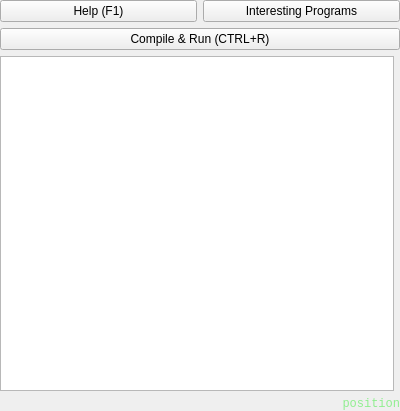
<?xml version="1.0" encoding="UTF-8"?>
<ui version="4.0">
 <class>QuatschEditor</class>
 <widget class="QWidget" name="QuatschEditor">
  <property name="geometry">
   <rect>
    <x>0</x>
    <y>0</y>
    <width>400</width>
    <height>411</height>
   </rect>
  </property>
  <property name="minimumSize">
   <size>
    <width>64</width>
    <height>128</height>
   </size>
  </property>
  <property name="windowTitle">
   <string>Form</string>
  </property>
  <layout class="QGridLayout" name="gridLayout">
   <property name="margin">
    <number>0</number>
   </property>
   <item row="7" column="2">
    <widget class="QLabel" name="position">
     <property name="font">
      <font>
       <family>Monospace</family>
      </font>
     </property>
     <property name="styleSheet">
      <string notr="true">color:lightgreen;</string>
     </property>
     <property name="text">
      <string>position</string>
     </property>
     <property name="alignment">
      <set>Qt::AlignRight|Qt::AlignTrailing|Qt::AlignVCenter</set>
     </property>
    </widget>
   </item>
   <item row="3" column="1" colspan="2">
    <widget class="QPushButton" name="compileAndRunButton">
     <property name="text">
      <string>Compile &amp;&amp; Run (CTRL+R)</string>
     </property>
     <property name="icon">
      <iconset>
       <normaloff>:/playStopPauseEtc/resources/nuove_play_24x24.png</normaloff>:/playStopPauseEtc/resources/nuove_play_24x24.png</iconset>
     </property>
     <property name="shortcut">
      <string>Ctrl+R</string>
     </property>
    </widget>
   </item>
   <item row="2" column="1">
    <widget class="QPushButton" name="help">
     <property name="text">
      <string>Help (F1)</string>
     </property>
     <property name="shortcut">
      <string>F1</string>
     </property>
    </widget>
   </item>
   <item row="2" column="2">
    <widget class="QPushButton" name="interestingPrograms">
     <property name="text">
      <string>Interesting Programs</string>
     </property>
    </widget>
   </item>
   <item row="6" column="1" colspan="2">
    <layout class="QHBoxLayout" name="horizontalLayout">
     <item>
      <widget class="QTextEdit" name="edit">
       <property name="sizePolicy">
        <sizepolicy hsizetype="Expanding" vsizetype="Expanding">
         <horstretch>0</horstretch>
         <verstretch>0</verstretch>
        </sizepolicy>
       </property>
       <property name="lineWrapMode">
        <enum>QTextEdit::NoWrap</enum>
       </property>
       <property name="tabStopWidth">
        <number>40</number>
       </property>
       <property name="acceptRichText">
        <bool>false</bool>
       </property>
      </widget>
     </item>
     <item>
      <widget class="picogen::qt4_gui::QuatschPreview" name="quatschPreview" native="true"/>
     </item>
    </layout>
   </item>
  </layout>
 </widget>
 <customwidgets>
  <customwidget>
   <class>picogen::qt4_gui::QuatschPreview</class>
   <extends>QWidget</extends>
   <header>quatschpreview.h</header>
   <container>1</container>
  </customwidget>
 </customwidgets>
 <resources/>
 <connections/>
</ui>
